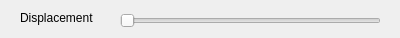
<?xml version="1.0" encoding="UTF-8"?>
<ui version="4.0">
 <class>MorphWindows</class>
 <widget class="QDialog" name="MorphWindows">
  <property name="geometry">
   <rect>
    <x>0</x>
    <y>0</y>
    <width>400</width>
    <height>38</height>
   </rect>
  </property>
  <property name="windowTitle">
   <string>Dialog</string>
  </property>
  <widget class="QSlider" name="horizontalSlider">
   <property name="geometry">
    <rect>
     <x>120</x>
     <y>10</y>
     <width>261</width>
     <height>22</height>
    </rect>
   </property>
   <property name="orientation">
    <enum>Qt::Horizontal</enum>
   </property>
  </widget>
  <widget class="QLabel" name="label">
   <property name="geometry">
    <rect>
     <x>20</x>
     <y>10</y>
     <width>81</width>
     <height>16</height>
    </rect>
   </property>
   <property name="text">
    <string>Displacement</string>
   </property>
  </widget>
 </widget>
 <resources/>
 <connections/>
</ui>
